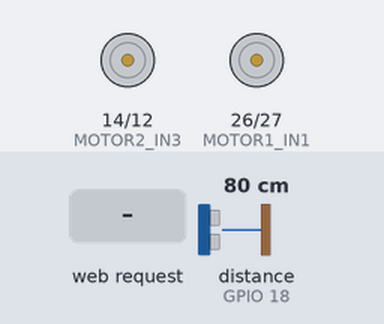
Bench run of a sketch on a simulated ESP32. On the bench: motor-driver pin pairs drawn as motors (green arrow = first pin HIGH = forward, orange = second pin HIGH = backward, longer = more drive). Inputs (shaded band) come from the test bench; at power-on: distance to the obstacle (sensor on GPIO 18) 80 cm. The echo pulse lasts 58.3 µs per cm; WiFi joins after 1.5 s; servers stay silent unless stated; what the sketch prints to the serial monitor is not drawn.

Above: at 2.7 s.
2.8 s: HTTP request GET /toggleAuto received
At 3.8 s:
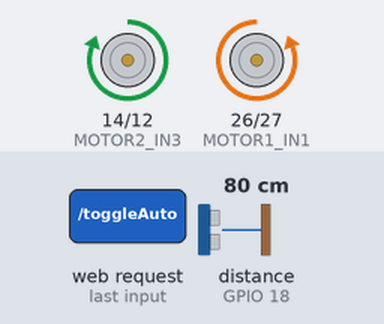
4.3 s: distance to the obstacle (sensor on GPIO 18) set to 23 cm
5.8 s: distance to the obstacle (sensor on GPIO 18) set to 18 cm
At 6.8 s:
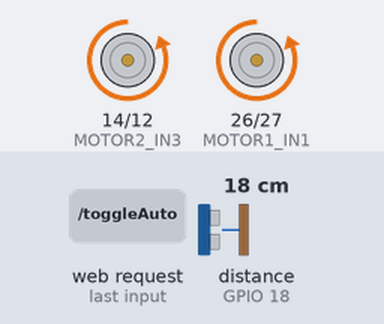
8.8 s: distance to the obstacle (sensor on GPIO 18) set to 35 cm
At 8.8 s:
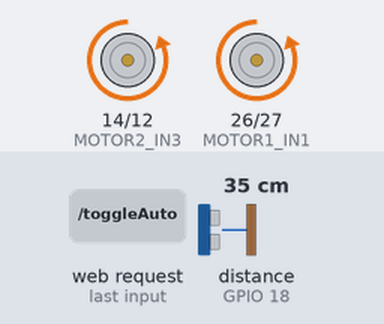
10.9 s: distance to the obstacle (sensor on GPIO 18) set to 2 cm
At 11.9 s:
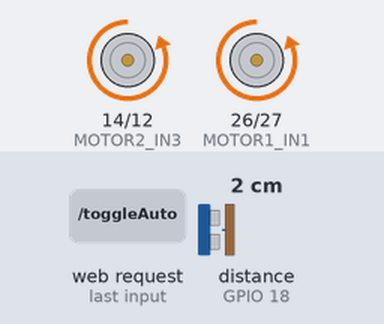
Timing chart, 0 to 14.9 s (numbered marks = the images above; inputs shaded):
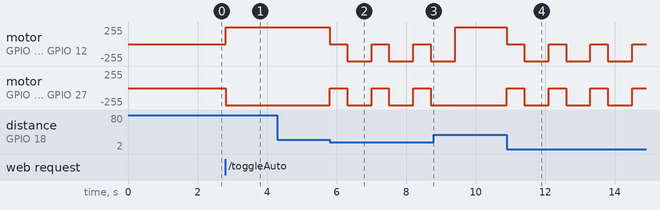

Measured:
- the behaviour switches between 21 and 20 cm on distance to the obstacle (sensor on GPIO 18) (found by bisection; images 1 and 2)
- after the input at 2.8 s, motor on GPIO 14 (MOTOR2_IN3) / GPIO 12 (MOTOR2_IN4): stopped → forward 255/255 at once; motor on GPIO 26 (MOTOR1_IN1) / GPIO 27 (MOTOR1_IN2): stopped → backward 255/255 at once
- after the input at 4.3 s, every drawn part: stays the same
- after the input at 5.8 s, motor on GPIO 14 (MOTOR2_IN3) / GPIO 12 (MOTOR2_IN4), motor on GPIO 26 (MOTOR1_IN1) / GPIO 27 (MOTOR1_IN2): alternates backward 255/255 for 0.70 s and stopped for 0.50 s, starting at once
- after the input at 8.8 s, motor on GPIO 26 (MOTOR1_IN1) / GPIO 27 (MOTOR1_IN2): stays backward 255/255 (without the input it goes to stopped after 0.61 s)
- after the input at 10.9 s, motor on GPIO 14 (MOTOR2_IN3) / GPIO 12 (MOTOR2_IN4), motor on GPIO 26 (MOTOR1_IN1) / GPIO 27 (MOTOR1_IN2): alternates backward 255/255 for 0.70 s and stopped for 0.50 s, starting at once

The sketch:

motor.ino
```cpp
#include <WiFi.h>
#include <WebServer.h>

// WiFi Credentials
const char* ssid = "Galaxy A52s 5GF184";
const char* password = "12345678";

WebServer server(80);

// Motor Driver Pins
#define MOTOR1_IN1 26
#define MOTOR1_IN2 27
#define MOTOR2_IN3 14
#define MOTOR2_IN4 12

// Ultrasonic Sensor Pins
#define TRIG 5
#define ECHO 18

bool autonomousMode = false;

void setup() {
  Serial.begin(115200);
  WiFi.begin(ssid, password);
  Serial.print("Connecting to WiFi");
  while (WiFi.status() != WL_CONNECTED) {
    delay(500);
    Serial.print(".");
  }
  Serial.println("Connected!");
  Serial.println("WiFi connected.");
  Serial.println("IP address: ");
  Serial.println(WiFi.localIP());

  pinMode(MOTOR1_IN1, OUTPUT);
  pinMode(MOTOR1_IN2, OUTPUT);
  pinMode(MOTOR2_IN3, OUTPUT);
  pinMode(MOTOR2_IN4, OUTPUT);

  pinMode(TRIG, OUTPUT);
  pinMode(ECHO, INPUT);

  server.on("/", HTTP_GET, handleRoot);
  server.on("/forward", HTTP_GET, moveForward);
  server.on("/backward", HTTP_GET, moveBackward);
  server.on("/left", HTTP_GET, turnLeft);
  server.on("/right", HTTP_GET, turnRight);
  server.on("/stop", HTTP_GET, stopMotors);
  server.on("/toggleAuto", HTTP_GET, toggleAutonomous);

  server.begin();
}

void loop() {
  server.handleClient();
  if (autonomousMode) {
    float distance = getDistance();
    Serial.print("Distance: ");
    Serial.println(distance);
    if (distance > 20) {
      moveForward();
    } else {
      stopMotors();
      delay(500);
      turnLeft();
      delay(700);
    }
  }
}

void handleRoot() {
  server.send(200, "text/html", "<html><style>body{display:center}</style><body><h1>ESP32 Web Control</h1><button onclick=\"location.href='/forward'\">Forward</button><button onclick=\"location.href='/backward'\">Backward</button><button onclick=\"location.href='/left'\">Left</button><button onclick=\"location.href='/right'\">Right</button><button onclick=\"location.href='/stop'\">Stop</button><button onclick=\"location.href='/toggleAuto'\">Toggle Auto</button></body></html>");
}

void toggleAutonomous() {
  autonomousMode = !autonomousMode;
  server.send(200, "text/plain", autonomousMode ? "Autonomous Mode Enabled" : "Manual Mode Enabled");
  if (!autonomousMode) stopMotors();
}

void moveForward() {
  digitalWrite(MOTOR1_IN1, LOW);
  digitalWrite(MOTOR1_IN2, HIGH);
  digitalWrite(MOTOR2_IN3, HIGH);
  digitalWrite(MOTOR2_IN4, LOW);
  server.send(200, "text/plain", "Moving Forward");
}

void moveBackward() {
  digitalWrite(MOTOR1_IN1, HIGH);
  digitalWrite(MOTOR1_IN2, LOW);
  digitalWrite(MOTOR2_IN3, LOW);
  digitalWrite(MOTOR2_IN4, HIGH);
  server.send(200, "text/plain", "Moving Backward");
}

void turnLeft() {
  digitalWrite(MOTOR1_IN1, LOW);
  digitalWrite(MOTOR1_IN2, HIGH);
  digitalWrite(MOTOR2_IN3, LOW);
  digitalWrite(MOTOR2_IN4, HIGH);
  server.send(200, "text/plain", "Turning Left");
}

void turnRight() {
  digitalWrite(MOTOR1_IN1, HIGH);
  digitalWrite(MOTOR1_IN2, LOW);
  digitalWrite(MOTOR2_IN3, HIGH);
  digitalWrite(MOTOR2_IN4, LOW);
  server.send(200, "text/plain", "Turning Right");
}

void stopMotors() {
  digitalWrite(MOTOR1_IN1, LOW);
  digitalWrite(MOTOR1_IN2, LOW);
  digitalWrite(MOTOR2_IN3, LOW);
  digitalWrite(MOTOR2_IN4, LOW);
  server.send(200, "text/plain", "Motors Stopped");
}

float getDistance() {
  digitalWrite(TRIG, LOW);
  delayMicroseconds(2);
  digitalWrite(TRIG, HIGH);
  delayMicroseconds(10);
  digitalWrite(TRIG, LOW);
  long duration = pulseIn(ECHO, HIGH);
  return duration * 0.034 / 2;
}
```
